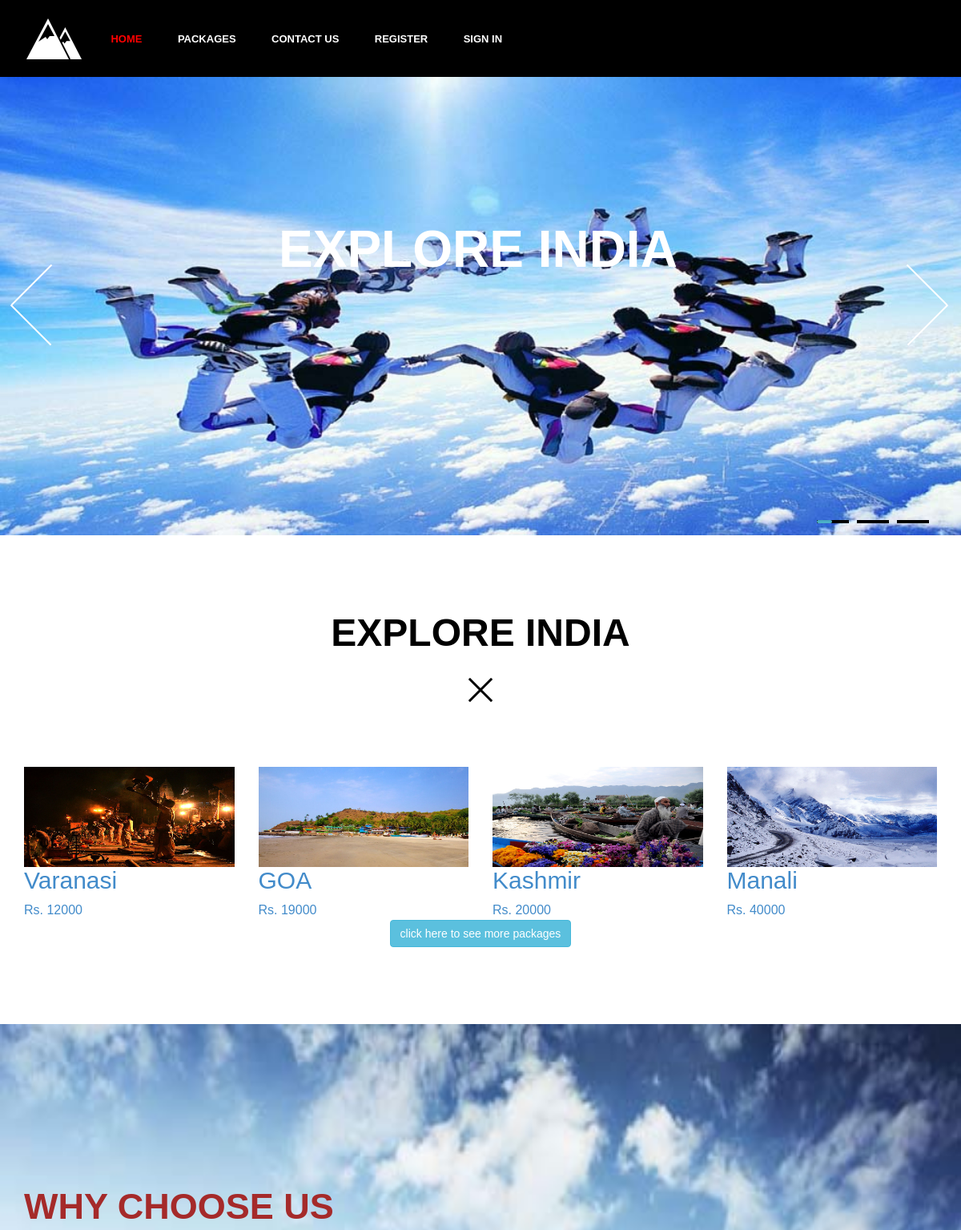
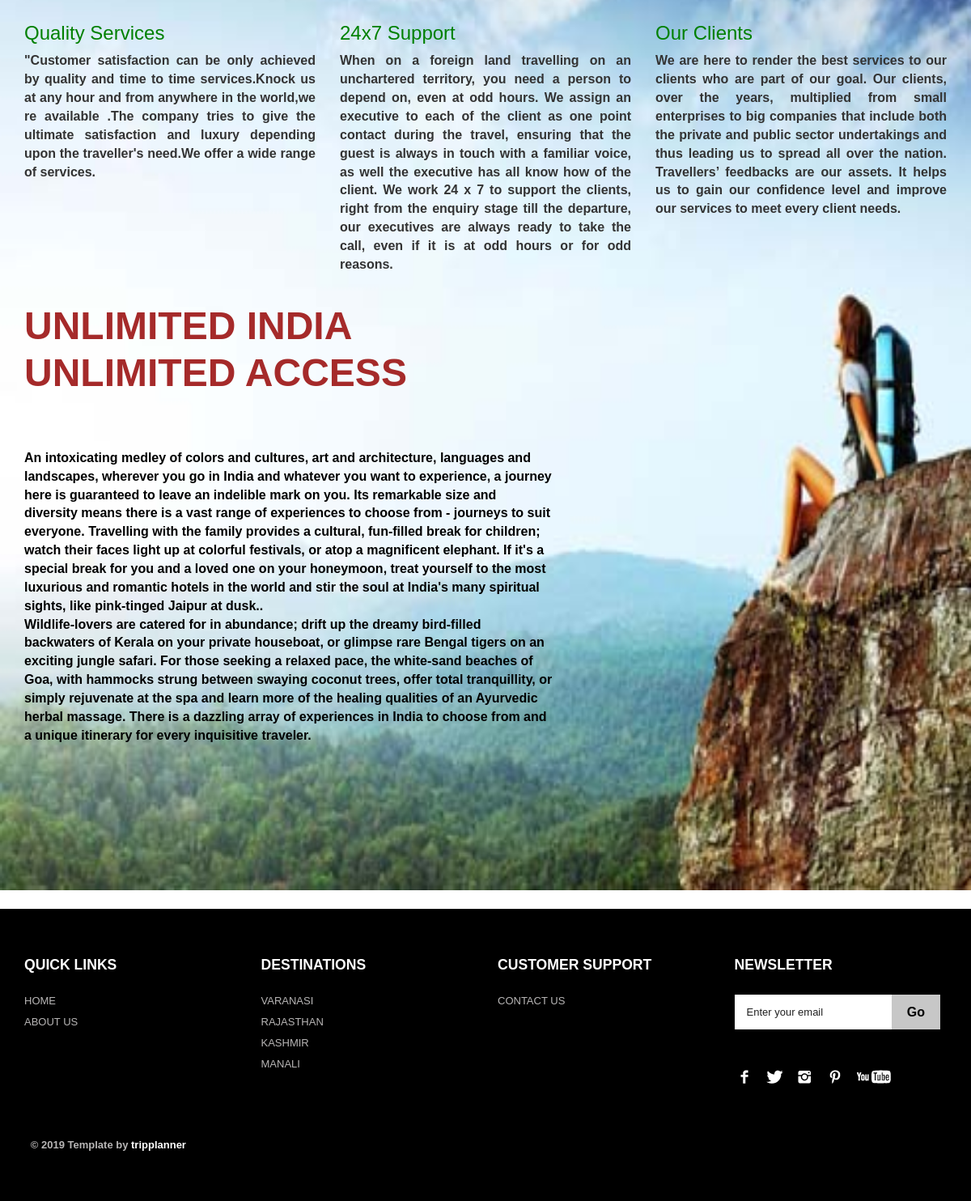
The page / on the database its author committed (2 pictures, top to bottom).
### myapp/models.py (models this page shows, shortened)
class Package(models.Model):
    title = models.CharField(max_length=100, null=True)
    description = models.TextField( null=True)
    image = models.ImageField(upload_to='package_image',null=True)
    price = models.IntegerField(null=True)
    summary = models.TextField(blank=True, null=True)

### myapp/views.py (the view)
# urls.py: path('', index, name='index'),
def index(request):
    packages = Package.objects.all()
    context = {'packages':packages}
    return render(request, 'index.html', context)

### myapp/templates/index.html (shortened to what this page needs)
<!DOCTYPE HTML>
<html>
<head>
	{% load static %}
	<link rel="stylesheet" href="https://maxcdn.bootstrapcdn.com/bootstrap/3.4.0/css/bootstrap.min.css">
<link href="{% static 'css/bootstrap.css' %}" rel='stylesheet' type='text/css' />
<link href="{% static 'css/style.css' %}" rel='stylesheet' type='text/css' />
<link href="{% static 'css/style1.css' %}" rel='stylesheet' type='text/css' />
<link rel="stylesheet" href="https://use.fontawesome.com/releases/v5.7.0/css/all.css">
<link rel="stylesheet" href="{% static 'css/fwslider.css' %}" media="all">
</head>
<body>
	{% include '!navbar.html'  %}
	<div class="banner">
       <div id="fwslider">
         <div class="slider_container">
            <div class="slide">
               <img src="{% static 'images/slider1.jpg' %}" class="img-responsive" alt=""/>
                <div class="slide_content">
                    <div class="slide_content_wrap">
                        <h1 class="title">Explore India</h1>
                    </div>
                </div>
            </div>
        </div>
        <div class="timers"></div>
        <div class="slidePrev"><span></span></div>
        <div class="slideNext"><span></span></div>
       </div>
      </div>
	  <div class="features">
		<div class="container">
			<h3 class="m_3">Explore India</h3>
			<div class="close_but"><i class="close1"> </i></div>
			  <div class="row">
                  {% for package in packages|slice:":4" %}
                  <a href="{% url 'package_details' package.id  %}">
                  <div class="col-md-3 top_box">
                    <img src="{{ package.image.url }}" class="img-responsive" alt=""/>
                      <div class="content">
                        <h2>{{package.title}}</h2>
						  <p>Rs. {{package.price}}</p>
                      </div>
                  </div>
                  </a>
                  {% endfor %}
                </div>
			<div class="row mt-5">
				<div class="col text-center mt-5">
					<a href="{% url 'packages' %}" class="btn btn-info mt-5">click here to see more packages</a>
				</div>
			</div>
			</div>
      </div>
	<div class="content-bottom">
		<div class="container">
			<div class="main1_title">
        <div><br></div>
		<h2  style="font-size:45px"><b style="color:brown">WHY CHOOSE US</b></h2>
		<br>
    </div>
    <div class="row">
        <div class="col-sm-4">
            <div class="bow_how">
                <h3 style="color:green"> Quality Services   </h3>
                <p style="text-align:justify;"><b>
                    "Customer satisfaction can be only achieved by quality and time to time services.Knock us at any hour and from
                    anywhere in the world,we re available .The company tries to give the ultimate satisfaction and luxury depending
                    upon the traveller's need.We offer a wide range of services.</b>
                </p>
            </div>
        </div>
         <div class="col-sm-4">
            <div class="bow_how">
                <h3 style="color:green"> 24x7 Support</h3>
                <p style="text-align:justify;">
                   <b>When on a foreign land travelling on an unchartered territory, you need a person to depend on, even at odd hours.
					We assign an executive to each of the client as one point contact during the travel, ensuring that the guest is always in touch with a familiar voice, as well the executive has all know how of the client.
					We work 24 x 7 to support the clients, right from the enquiry stage till the departure, our executives are always ready to take the call, even if it is at odd hours or for odd reasons.
                </b></p>
            </div>
        </div>
         <div class="col-sm-4">
            <div class="bow_how">
                <h3 style="color:green"> Our Clients</h3>
                <p style="text-align:justify;"><b>We are here to render the best services to our clients who are part of our goal.
					Our clients, over the years, multiplied from small enterprises to big companies that include both the private and public sector undertakings and thus leading us to spread all over the nation.
					Travellers’ feedbacks are our assets.
					It helps us to gain our confidence level and improve our services to meet every client needs.</b>
                </p>
            </div>
        </div>
    </div>
<div><br></div>
			<div class="row content_bottom-text">
			  <div class="col-md-7">
				<h3 style="color:brown">Unlimited India<br>Unlimited Access</h3>
				<p style="color:black"><b>An intoxicating medley of colors and cultures, art and architecture, languages and landscapes,
					wherever you go in India and whatever you want to experience, a journey here is guaranteed to leave an indelible mark on you.
                     Its remarkable size and diversity means there is a vast range of experiences to choose from - journeys to suit everyone.
					Travelling with the family provides a cultural, fun-filled break for children; watch their faces light up at colorful festivals,
					or atop a magnificent elephant. If it's a special break for you and a loved one on your honeymoon,
					treat yourself to the most luxurious and romantic hotels in the world and stir the soul at India's many spiritual sights, like pink-tinged Jaipur at dusk..</b></p>
				<p style="color:black"><b>Wildlife-lovers are catered for in abundance; drift up the dreamy bird-filled backwaters of Kerala on your private houseboat,
					or glimpse rare Bengal tigers on an exciting jungle safari.
					For those seeking a relaxed pace, the white-sand beaches of Goa, with hammocks strung between swaying coconut trees,
					offer total tranquillity, or simply rejuvenate at the spa and learn more of the healing qualities of an Ayurvedic herbal massage.
                    There is a dazzling array of experiences in India to choose from and a unique itinerary for every inquisitive traveler.</b> </p>
			  </div>
			</div>
		</div>
	</div>
	<div>
	<br>
    </div>
		<div class="footer">
			<div class="container">
				<div class="row">
					<div class="col-md-3">
						<ul class="footer_box">
							<h4>QUICK LINKS</h4>
							<li><a href="/myapp/index/">HOME</a></li>
							<li><a href="/myapp/contact_lo/">ABOUT US</a></li>
						</ul>
					</div>
					<div class="col-md-3">
						<ul class="footer_box">
							<h4>Destinations</h4>
							<li><a href="/myapp/varanasi_lo/">VARANASI</a></li>
							<li><a href="/myapp/rajasthan_lo/">RAJASTHAN</a></li>
							<li><a href="/myapp/kashmir_lo/">KASHMIR</a></li>
							<li><a href="/myapp/manali_lo/">MANALI</a></li>
						</ul>
					</div>
					<div class="col-md-3">
						<ul class="footer_box">
							<h4>Customer Support</h4>
							<li><a href="/myapp/contact_lo/">CONTACT US</a></li>
						</ul>
					</div>
					<div class="col-md-3">
						<ul class="footer_box">
							<h4>Newsletter</h4>
							<div class="footer_search">
				    		   <form>
				    			<input type="text" value="Enter your email" onfocus="this.value = '';" onblur="if (this.value == '') {this.value = 'Enter your email';}">
				    			<input type="submit" value="Go">
				    		   </form>
					        </div>
							<ul class="social">
							  <li class="facebook"><a href="#"><span> </span></a></li>
							  <li class="twitter"><a href="#"><span> </span></a></li>
							  <li class="instagram"><a href="#"><span> </span></a></li>
							  <li class="pinterest"><a href="#"><span> </span></a></li>
							  <li class="youtube"><a href="#"><span> </span></a></li>
						    </ul>
						</ul>
					</div>
				</div>
				<div class="row footer_bottom">
				    <div class="copy">
			           <p>© 2019 Template by <a href="/myapp/index/" target="_blank">tripplanner</a></p>
		            </div>
   				</div>
			</div>
		</div>
</body>
</html>

### myapp/templates/!navbar.html (shortened to what this page needs)
{% load static %}
<div class="header">
		<div class="container">
			<div class="row">
			  <div class="col-md-12">
				 <div class="header-left">
					 <div class="logo">
						<a href="{% url 'index' %}"><img src="{% static 'images/logo.png' %}" alt=""/></a>
					 </div>
					 <div class="menu">
						    <ul class="nav" id="nav">
								<li class="current"><a href="{% url 'index' %}">Home</a></li>
						    	<li><a href="{% url 'packages' %}">Packages</a></li>
								<li><a href="{% url 'contact' %}">Contact Us</a></li>
								{% if request.user.is_authenticated %}
								<li><a href="{% url 'logout' %}">logout</a></li>
								{% else %}
								<li><a href="{% url 'register' %}">Register</a></li>
								<li><a href="{% url 'login' %}">Sign In</a></li>
								{% endif %}
							</ul>
					 </div>
	    	    </div>
	      </div>
		 </div>
	    </div>
	  </div>

### myapp/static/css/style.css (style rules this page uses)
h4, h5, h6, h1, h2, h3 { margin-top: 0; }
ul, ol { margin: 0; }
p { margin: 0; }
html, body { font-family: 'Open Sans', sans-serif; background:#fff; font-size: 100%; }
body a { transition: 0.5s all; -webkit-transition: 0.5s all; -moz-transition: 0.5s all; -o-transition: 0.5s all; }
.header { background:#000; padding: 1.5% 0; }
.header-left { float:left; width: 59%; }
.logo { float:left; margin-right: 2%; }
.menu { float:left; margin: 17px 0 0; }
.menu li { display:inline-block; }
.menu li:first-child { margin-left:0; }
.menu li a { display: block; font-size: 0.8125em; text-transform: uppercase; padding: 5px 20px; color: #FFF; -webkit-transition: all 0.3s ease; -moz-transition: all 0.3s ease; -o-transition: all 0.3s ease; transition: all 0.3s ease; font-weight: 600; }
#nav .current a { color:red; }
.nav:before, .nav:after { content: " "; display: table; }
.nav:after { clear: both; }
.content-bottom { width:100%; background: url(../images/bg_image.jpg)no-repeat center top; -webkit-background-size: cover; -moz-background-size: cover; -o-background-size: cover; background-size: cover; background-position: center; background-size: 100% 100%; height:100%; padding:15% 0; }
.content_bottom-text h3 { color: #FFF; font-size: 3em; font-weight: 800; text-transform: uppercase; line-height: 1.2em; margin: 2% 0 10%; }
.features { padding:8% 0; }
h3.m_3 { color: #000; font-size: 3em; font-weight: 800; text-align: center; text-transform: uppercase; margin-bottom:2%; }
.close_but { text-align:center; margin-bottom:6%; }
i.close1 { width:46px; height:42px; background:url(../images/img-sprite.png)-196px -269px; display:inline-block; }
.footer { background:#000; padding:5% 0; }
ul.footer_box { list-style:none; padding:0; }
ul.footer_box h4 { color:#fff; font-size:1.1em; text-transform:uppercase; font-weight:700; margin-bottom: 8%; }
ul.footer_box li a { color: #B8B6B6; font-size: 0.8125em; text-decoration:none; line-height: 2em; }
.footer_search { margin-top: 10%; width:100%; position:relative; }
.footer_search input[type="text"] { outline: none; padding: 12px 15px; outline: none; color: #202020; background: #FFF; border: none; width: 74%; line-height: 1.5em; font-size: 0.8125em; }
.footer_search input[type="submit"] { background: #C7C7C7; padding: 9px 19px; border: none; cursor: pointer; position: absolute; line-height: 1.6em; font-size: 1em; color: #000; font-weight: 800; outline: none; -webkit-transition: all 0.3s; -moz-transition: all 0.3s; transition: all 0.3s; }
ul.social { list-style:none; padding:0; margin-top: 17%; }
ul.social li:first-child, ol li:first-child { margin-top: 0px; margin-left: 0; }
ul.social li { display:inline-block; margin-right:8px; }
li.facebook a span { height: 25px; width: 25px; display: block; background: url(../images/img-sprite.png)no-repeat -256px -276px; }
li.twitter a span { height: 25px; width: 25px; display: block; background: url(../images/img-sprite.png)no-repeat -298px -276px; }
li.instagram a span { height: 25px; width: 25px; display: block; background: url(../images/img-sprite.png)no-repeat -346px -276px; }
li.pinterest a span { height: 25px; width: 25px; display: block; background: url(../images/img-sprite.png)no-repeat -391px -276px; }
li.youtube a span { height: 25px; width: 47px; display: block; background: url(../images/img-sprite.png)no-repeat -437px -276px; }
.copy { float: left; }
.copy p { font-size:0.8125em; font-weight:600; color:#B8B6B6; }
.copy p a { color:#fff; }
.footer_bottom { padding: 0 2%; margin-top: 5%; }

### myapp/static/css/style1.css (style rules this page uses)
body { font-family: Arial, Helvetica, sans-serif; }

### rows shown on the page
Package: image (picture), title "Varanasi", price "12000"
Package: image (picture), title "GOA", price "19000"
Package: image (picture), title "Kashmir", price "20000"
Package: image (picture), title "Manali", price "40000"
